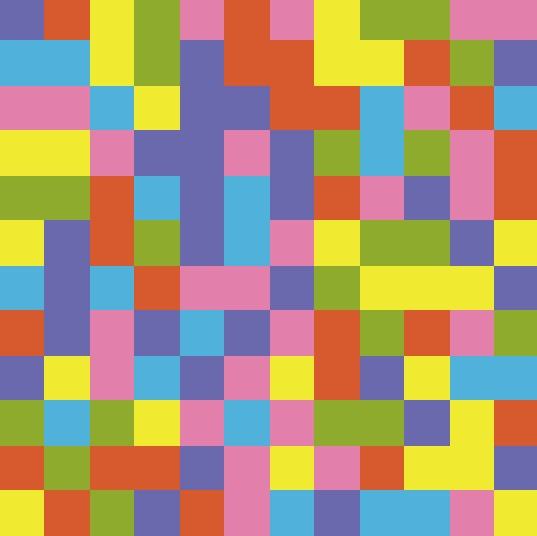
#> input picture flood.jpeg, 537 x 536 px
$ python flood.py flood.jpeg
#> lines starting #> are read from the running program, lines starting #| are printed output that depends on the picture
### board.py
import math
import cv2
import numpy as np


class board():
    color_set = set()
    color_val = {}
    matrix = []
    graph = {}

    def set_graph(self):
        '''
        create a graph for board (graphical representation of board)
        '''
        for x in range(len(self.matrix)):
            for y in range(len(self.matrix[x])):
                index = (x, y)
                childs = self.get_childs(x, y)
                self.graph[index] = childs
        return self.graph

    def set_board(self, image):
        '''
        set the board image into 2D array
        '''
        edg = self.get_edges(image)
        min_col, min_row = self.get_min_x_and_y(edg)
        row = np.int0(min_row/2)
        while row < image.shape[0]:
            column = []
            col = np.int0(min_col/2)
            count_x = 0
            while col < image.shape[1]:
                color = image[row, col]
                color = (color[2], color[1], color[0])
                hex_col = self.get_color(color)
                col_val = self.get_color_val(hex_col)
                column.append(col_val)
                col = col+min_col
                count_x += 1
            self.matrix.append(column)
            row = row+min_row
        return self.matrix

    def get_color(self, color):
        '''
        get the color value in hex of RGB of a pixel
        '''
        add_to_set = True
        if color not in self.color_set:
            for col in self.color_set:
                # caluculate the distance of color inorder to identify the similarity
                distance = math.sqrt(sum([math.pow(int(col[0])-int(color[0]), 2),
                                         math.pow(int(col[1])-int(color[1]), 2),
                                         math.pow(int(col[2])-int(color[2]), 2)]))
                if distance < 10:
                    color = col
                    add_to_set = False
                    break
        if add_to_set:
            self.color_set.add(color)

        return '#%02x%02x%02x' % color

    def get_color_val(self, color):
        '''
        Assigning value to a color (Key store in color_val dict)
        '''
        try:
            self.color_val[color]
        except KeyError:
            self.color_val[color] = len(self.color_val.keys())

        return self.color_val[color]

    def get_edges(self, image):
        '''
        getting all edges of the board image
        '''
        gray = cv2.cvtColor(image, cv2.COLOR_BGR2GRAY)
        gray = np.float32(gray)
        corners = cv2.goodFeaturesToTrack(gray, 200, 0.01, 10)
        corners = np.int0(corners)
        edge_list = []
        for corner in corners:
            x, y = corner.ravel()
            edge_list.append((x, y))

        return edge_list

    def get_childs(self, x, y):
        '''
        getting childs of a single  boxfor graph
        '''
        child_right = self.get_right_child(x, y)
        child_left = self.get_left_child(x, y)
        childs = set()
        if child_right:
            childs.add(child_right)
        if child_left:
            childs.add(child_left)

        return childs

    def get_right_child(self, x, y):
        '''
        get right child x, y+1
        '''
        try:
            child = self.matrix[x][y+1]
        except Exception:
            child = None
        if child is not None:
            child = (x, y+1)
        return child

    def get_left_child(self, x, y):
        '''
        get left child x+1, y
        '''
        try:
            child = self.matrix[x+1][y]
        except Exception:
            child = None
        if child is not None:
            child = (x+1, y)
        return child

    def get_min_x_and_y(self, edge_list):
        '''
        get the reference point to determin minium height and width of a box
        in grid
        '''
        x_arr, y_arr = self.get_x_y_list(edge_list)
        x_arr = np.array(sorted(x_arr))
        y_arr = np.array(sorted(y_arr))
        x_arr = list(filter(lambda a: a > 10, np.diff(x_arr)))
        y_arr = list(filter(lambda a: a > 10, np.diff(y_arr)))
        return max(x_arr), max(y_arr)

    def get_x_y_list(self, edge_list):
        '''
        return list of x and y cordinate of all edges detected
        '''
        x = [x[0] for x in edge_list]
        y = [y[1] for y in edge_list]
        return x, y

    def make_board(self, image):
        '''
        main function to set board
        '''
#> called with image = 'flood.jpeg'
        img = cv2.imread(image)
#> img is the input picture: shape (536, 537, 3); mean B, G, R 117.4, 147.6, 170.3
        self.set_board(img)
#> in get_edges, `gray = cv2.cvtColor(image, cv2.COLOR_BGR2GRAY)`:
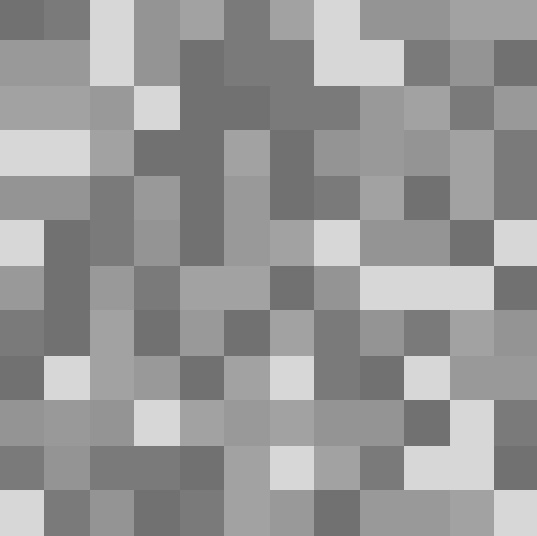
#> gray: shape (536, 537); min 107, max 219, mean 151
#> in get_edges, `corners = cv2.goodFeaturesToTrack(gray, 200, 0.01, 10)`: corners = 106 rows, first 8: [493, 266], [449, 400], [494, 489], [404, 399], [44, 356], [179, 129], [494, 220], [449, 445]
#> the loop in get_edges, `for corner in corners:` made 106 passes
#> (x, y) on passes 1 to 12: (493, 266), (449, 400), (494, 489), (404, 399), (44, 356), (179, 129), (494, 220), (449, 445), (404, 446), (404, 356), (43, 490), (314, 85)
#> after the loop in get_edges, `for corner in corners:`: edge_list = 106 pairs, first value 42 to 494, second value 38 to 491
#> in set_board, `edg = self.get_edges(image)`: edg has the same summary as edge_list in get_edges
#> in get_x_y_list, `x = [x[0] for x in edge_list]`: x = 106 values, max 494 at index 2, min 42 at index 13, mean 271.5
#> in get_x_y_list, `y = [y[1] for y in edge_list]`: y = 106 values, max 491 at index 105, min 38 at index 101, mean 273.1
#> in get_min_x_and_y, `x_arr, y_arr = self.get_x_y_list(edge_list)`: x_arr has the same summary as x in get_x_y_list; y_arr has the same summary as y in get_x_y_list
#> in get_min_x_and_y, `x_arr = np.array(sorted(x_arr))`: x_arr = 106 values from 42 to 494
#> in get_min_x_and_y, `y_arr = np.array(sorted(y_arr))`: y_arr = 106 values from 38 to 491
#> in get_min_x_and_y, `x_arr = list(filter(lambda a: a > 10, np.diff(x_arr)))`: x_arr = [43, 41, 44, 41, 43, 42, 43, 41, 43, 42]
#> in get_min_x_and_y, `y_arr = list(filter(lambda a: a > 10, np.diff(y_arr)))`: y_arr = [44, 41, 44, 43, 43, 43, 44, 41, 43, 42]
#> in set_board, `min_col, min_row = self.get_min_x_and_y(edg)`: min_col = 44
#> in set_board, `row = np.int0(min_row/2)`: row = 22
#> the loop in set_board, `while row < image.shape[0]:` made 12 passes
#> row on passes 1 to 12: 66, 110, 154, 198, 242, 286, 330, 374, 418, 462, 506, 550
#> after the loop in set_board, `while row < image.shape[0]:`: row = 550
        self.set_graph()
#> the loop in set_graph, `for x in range(len(self.matrix)):` made 12 passes

        return self.matrix, self.graph, self.color_val


# cv2.imshow('Corner', img)
# cv2.waitKey()

### solution.py
import copy
import numpy as np

class Flood_it:
    def __init__(self, matrix):
        self.matrix = matrix
        self.rows, self.columns = np.shape(matrix)
        self.colors = 6

    def neighbours(self, points, return_value):
        values = points.pop()
        return_value.add(values)
        x = values[0]
        y = values[1]
        return [(x, y+1), (x, y-1), (x+1, y), (x-1, y)]

    def max_points(self, x, y):
        values = set()
        check = self.matrix[x][y]
        stack = []
        stack.append((x, y))
        while len(stack) > 0:
            adj_indexes = self.neighbours(stack, values)

            for elem in adj_indexes:
                if not (elem in values):
                    if elem[0] < self.rows and elem[0] >= 0 and elem[1] < self.columns and elem[1] >= 0:
                        if self.matrix[elem[0]][elem[1]] == check:
                            stack.append(elem)

        return values

    def flood_it(self, x, y, c):
        cord = self.max_points(x, y)
        # print("cord",cord)
        for i in cord:
            self.matrix[i[0]][i[1]] = c

    def solve(self):

        deep_copy = copy.deepcopy(self)
        check = self.max_points(0, 0)
        step_values = []
        path_length = []
        moves = []
        moved_matrix = copy.deepcopy(self.matrix)
        count = 1

        while len(check) != (self.rows*self.columns):
            colored_copies = []
            for i in range(0, self.colors):
                path_length.append(0)
            for i in range(0, self.colors):
                colored_copies.append(copy.deepcopy(deep_copy))
            for i in range(0, self.colors):
                colored_copies[i].flood_it(0, 0, i)
                moves = colored_copies[i].max_points(0, 0)
                path_length[i] = len(moves)
            max_index = path_length.index(np.max(path_length))
            # print(colored_copies[max_index].rows)
            print("\t\tStep", count, " : Choosing ",
                  max_index, "as our move\n")
            for i in moves:
                moved_matrix[i[0]][i[1]] = max_index
            for row in moved_matrix:
                print([str(x) for x in row], "\n")

            deep_copy = colored_copies[max_index]
            check = deep_copy.max_points(0, 0)
            # if(len(check)==16):
            #     print(check)
            step_values.append(max_index)
            count = count+1
        return step_values

### flood.py
import sys
from solution import Flood_it
from board import board


if __name__ == '__main__':
    '''
    main for setup board and solve board
    '''
    board = board()
    matrix, graph, col_val = board.make_board(sys.argv[1])
    print("\t\tInitial Given image matrix :")
    for row in matrix:
            print([str(x) for x in row],"\n")
#> this loop made 12 passes
#> row on passes 1 to 12: [0, 1, 2, 3, 4, 1, 4, 2, 3, 3, 4, 4], [5, 5, 2, 3, 0, 1, 1, 2, 2, 1, 3, 0], [4, 4, 5, 2, 0, 0, 1, 1, 5, 4, 1, 5], [2, 2, 4, 0, 0, 4, 0, 3, 5, 3, 4, 1], [3, 3, 1, 5, 0, 5, 0, 1, 4, 0, 4, 1], [2, 0, 1, 3, 0, 5, 4, 2, 3, 3, 0, 2], [5, 0, 5, 1, 4, 4, 0, 3, 2, 2, 2, 0], [1, 0, 4, 0, 5, 0, 4, 1, 3, 1, 4, 3], [0, 2, 4, 5, 0, 4, 2, 1, 0, 2, 5, 5], [3, 5, 3, 2, 4, 5, 4, 3, 3, 0, 2, 1], [1, 3, 1, 1, 0, 4, 2, 4, 1, 2, 2, 0], [2, 1, 3, 0, 1, 4, 5, 0, 5, 5, 4, 2]
#| ['0', '1', '2', '3', '4', '1', '4', '2', '3', '3', '4', '4']
#| ['5', '5', '2', '3', '0', '1', '1', '2', '2', '1', '3', '0']
#| ['4', '4', '5', '2', '0', '0', '1', '1', '5', '4', '1', '5']
#| ['2', '2', '4', '0', '0', '4', '0', '3', '5', '3', '4', '1']
#| ['3', '3', '1', '5', '0', '5', '0', '1', '4', '0', '4', '1']
#| ['2', '0', '1', '3', '0', '5', '4', '2', '3', '3', '0', '2']
#| ['5', '0', '5', '1', '4', '4', '0', '3', '2', '2', '2', '0']
#| ['1', '0', '4', '0', '5', '0', '4', '1', '3', '1', '4', '3']
#> (further printed lines are left out)
    solve = Flood_it(matrix)
    var = solve.solve()

    print("\t\tValues choosen by program to solve the game",var,"\n")
    print("\t\tTotal no of steps required to solve the game : ",len(var))

#     print(matrix)
